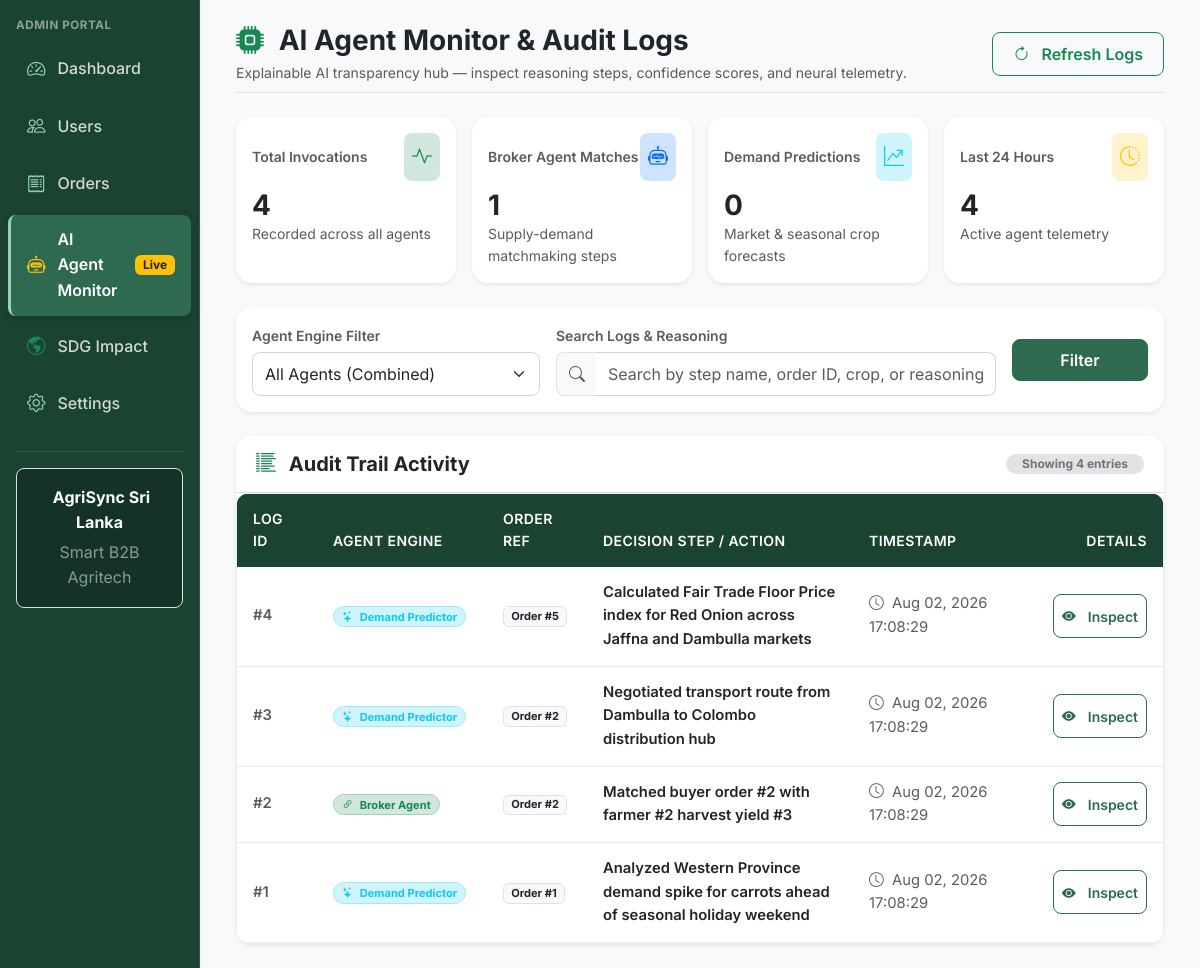
Screenshot of /admin/agent_logs.php (signed in) with the database file from the repository.
### tables this page shows
CREATE TABLE IF NOT EXISTS `agent_logs` (
  `id` int(11) NOT NULL AUTO_INCREMENT,
  `agent_type` varchar(50) NOT NULL,
  `order_id` int(11) DEFAULT NULL,
  `action_step` varchar(255) NOT NULL,
  `log_data` json DEFAULT NULL,
  `created_at` timestamp NOT NULL DEFAULT CURRENT_TIMESTAMP,
  `updated_at` timestamp NOT NULL DEFAULT CURRENT_TIMESTAMP ON UPDATE CURRENT_TIMESTAMP,
  PRIMARY KEY (`id`),
  KEY `agent_type_index` (`agent_type`),
  KEY `order_id_index` (`order_id`),
  CONSTRAINT `fk_log_order` FOREIGN KEY (`order_id`) REFERENCES `order_requests` (`id`) ON DELETE CASCADE
);

### includes/functions.php (called while the page is built, shortened)
<?php
function sanitize(mixed $input): mixed {
    return htmlspecialchars(trim((string)$input), ENT_QUOTES, 'UTF-8');
}

### admin/agent_logs.php (the view, shortened to what this page needs)
<?php
require_once __DIR__ . '/../includes/functions.php';
$selected_agent = sanitize($_GET['agent'] ?? 'all');
$search_query = sanitize($_GET['q'] ?? '');
$logs = [];
$stats = [
    'total_calls' => 0,
    'broker_calls' => 0,
    'demand_calls' => 0,
    'recent_24h_calls' => 0,
];
try {
    $db = getDbConnection();
    $statStmt = $db->query("
        SELECT
            COUNT(*) as total_calls,
            SUM(CASE WHEN agent_type = 'broker' THEN 1 ELSE 0 END) as broker_calls,
            SUM(CASE WHEN agent_type = 'demand_predictor' THEN 1 ELSE 0 END) as demand_calls,
            SUM(CASE WHEN created_at >= NOW() - INTERVAL 24 HOUR THEN 1 ELSE 0 END) as recent_24h_calls
        FROM agent_logs
    ");
    $statsRow = $statStmt->fetch(PDO::FETCH_ASSOC);
    if ($statsRow) {
        $stats = [
            'total_calls' => (int) ($statsRow['total_calls'] ?? 0),
            'broker_calls' => (int) ($statsRow['broker_calls'] ?? 0),
            'demand_calls' => (int) ($statsRow['demand_calls'] ?? 0),
            'recent_24h_calls' => (int) ($statsRow['recent_24h_calls'] ?? 0),
        ];
    }
    $sql = "SELECT id, agent_type, order_id, action_step, log_data, created_at FROM agent_logs WHERE 1=1";
    $sql .= " ORDER BY id DESC LIMIT 100";
    $stmt = $db->prepare($sql);
    $stmt->execute();
    $logs = $stmt->fetchAll(PDO::FETCH_ASSOC);
} catch (Throwable $e) {
    error_log("Admin Agent Logs Error: " . $e->getMessage());
    $error_message = "Unable to fetch live agent logs. Please verify database connectivity.";
}
require_once __DIR__ . '/../includes/header.php';
?>
<div class="d-flex" style="min-height: 100vh;">
    <?php require_once __DIR__ . '/../includes/sidebar.php'; ?>
    <div class="flex-grow-1 bg-light p-4 overflow-auto">
        <div class="container-fluid max-w-7xl">
            <div class="d-flex flex-wrap align-items-center justify-content-between mb-4 pb-2 border-bottom">
                <div>
                    <h1 class="h3 fw-bold text-dark mb-1">
                        <i class="bi bi-cpu-fill text-success me-2"></i> AI Agent Monitor & Audit Logs
                    </h1>
                    <p class="text-muted small mb-0">
                        Explainable AI transparency hub — inspect reasoning steps, confidence scores, and neural telemetry.
                    </p>
                </div>
                <div class="d-flex gap-2 mt-3 mt-md-0">
                    <button type="button" class="btn btn-outline-success d-flex align-items-center rounded-3" onclick="window.location.reload();">
                        <i class="bi bi-arrow-clockwise me-1"></i> Refresh Logs
                    </button>
                </div>
            </div>
            <div class="row g-3 mb-4">
                <div class="col-12 col-sm-6 col-xl-3">
                    <div class="card border-0 shadow-sm rounded-4 h-100 p-3 bg-white">
                        <div class="d-flex align-items-center justify-content-between mb-2">
                            <span class="text-muted small fw-semibold">Total Invocations</span>
                            <div class="p-2 rounded-3 bg-success-subtle text-success">
                                <i class="bi bi-activity fs-5"></i>
                            </div>
                        </div>
                        <h2 class="h3 fw-bold mb-0 text-dark"><?= number_format($stats['total_calls']) ?></h2>
                        <small class="text-muted">Recorded across all agents</small>
                    </div>
                </div>
                <div class="col-12 col-sm-6 col-xl-3">
                    <div class="card border-0 shadow-sm rounded-4 h-100 p-3 bg-white">
                        <div class="d-flex align-items-center justify-content-between mb-2">
                            <span class="text-muted small fw-semibold">Broker Agent Matches</span>
                            <div class="p-2 rounded-3 bg-primary-subtle text-primary">
                                <i class="bi bi-robot fs-5"></i>
                            </div>
                        </div>
                        <h2 class="h3 fw-bold mb-0 text-dark"><?= number_format($stats['broker_calls']) ?></h2>
                        <small class="text-muted">Supply-demand matchmaking steps</small>
                    </div>
                </div>
                <div class="col-12 col-sm-6 col-xl-3">
                    <div class="card border-0 shadow-sm rounded-4 h-100 p-3 bg-white">
                        <div class="d-flex align-items-center justify-content-between mb-2">
                            <span class="text-muted small fw-semibold">Demand Predictions</span>
                            <div class="p-2 rounded-3 bg-info-subtle text-info">
                                <i class="bi bi-graph-up-arrow fs-5"></i>
                            </div>
                        </div>
                        <h2 class="h3 fw-bold mb-0 text-dark"><?= number_format($stats['demand_calls']) ?></h2>
                        <small class="text-muted">Market & seasonal crop forecasts</small>
                    </div>
                </div>
                <div class="col-12 col-sm-6 col-xl-3">
                    <div class="card border-0 shadow-sm rounded-4 h-100 p-3 bg-white">
                        <div class="d-flex align-items-center justify-content-between mb-2">
                            <span class="text-muted small fw-semibold">Last 24 Hours</span>
                            <div class="p-2 rounded-3 bg-warning-subtle text-warning">
                                <i class="bi bi-clock-history fs-5"></i>
                            </div>
                        </div>
                        <h2 class="h3 fw-bold mb-0 text-dark"><?= number_format($stats['recent_24h_calls']) ?></h2>
                        <small class="text-muted">Active agent telemetry</small>
                    </div>
                </div>
            </div>
            <div class="card border-0 shadow-sm rounded-4 p-3 mb-4 bg-white">
                <form method="GET" action="agent_logs.php" class="row g-3 align-items-center">
                    <div class="col-12 col-md-4">
                        <label class="form-label small text-muted mb-1 fw-semibold">Agent Engine Filter</label>
                        <select name="agent" class="form-select rounded-3" onchange="this.form.submit()">
                            <option value="all" <?= $selected_agent === 'all' ? 'selected' : '' ?>>All Agents (Combined)</option>
                        </select>
                    </div>
                    <div class="col-12 col-md-6">
                        <label class="form-label small text-muted mb-1 fw-semibold">Search Logs & Reasoning</label>
                        <div class="input-group">
                            <span class="input-group-text bg-light border-end-0 rounded-start-3"><i class="bi bi-search text-muted"></i></span>
                            <input type="text" name="q" class="form-control border-start-0 rounded-end-3" placeholder="Search by step name, order ID, crop, or reasoning keyword..." value="<?= htmlspecialchars($search_query, ENT_QUOTES, 'UTF-8') ?>">
                        </div>
                    </div>
                    <div class="col-12 col-md-2 d-flex align-items-end">
                        <button type="submit" class="btn btn-primary w-100 rounded-3" style="min-height: 40px;">
                            Filter
                        </button>
                    </div>
                </form>
            </div>
            <div class="card border-0 shadow-sm rounded-4 overflow-hidden bg-white">
                <div class="card-header bg-white py-3 border-bottom d-flex align-items-center justify-content-between">
                    <h5 class="card-title fw-bold mb-0 text-dark">
                        <i class="bi bi-list-columns-reverse text-success me-2"></i> Audit Trail Activity
                    </h5>
                    <span class="badge bg-secondary-subtle text-secondary rounded-pill px-3 py-1">
                        Showing <?= count($logs) ?> entries
                    </span>
                </div>
                <div class="table-responsive">
                    <table class="table table-hover align-middle mb-0">
                        <thead class="table-light">
                            <tr>
                                <th scope="col" style="width: 80px;">Log ID</th>
                                <th scope="col" style="width: 170px;">Agent Engine</th>
                                <th scope="col" style="width: 100px;">Order Ref</th>
                                <th scope="col">Decision Step / Action</th>
                                <th scope="col" style="width: 180px;">Timestamp</th>
                                <th scope="col" class="text-end" style="width: 130px;">Details</th>
                            </tr>
                        </thead>
                        <tbody>
                            <?php if (empty($logs)): ?>
                                <tr>
                                    <td colspan="6" class="text-center py-5 text-muted">
                                        <i class="bi bi-inbox fs-1 d-block mb-2 text-muted"></i>
                                        No agent activity logs recorded matching your filter.
                                    </td>
                                </tr>
                            <?php else: ?>
                                <?php foreach ($logs as $log): ?>
                                    <?php
                                        $is_broker = ($log['agent_type'] === 'broker');
                                        $badge_class = $is_broker ? 'bg-success-subtle text-success border border-success-subtle' : 'bg-info-subtle text-info border border-info-subtle';
                                        $agent_label = $is_broker ? 'Broker Agent' : 'Demand Predictor';
                                        $log_json = !empty($log['log_data']) ? json_encode(json_decode($log['log_data']), JSON_PRETTY_PRINT | JSON_UNESCAPED_SLASHES | JSON_UNESCAPED_UNICODE) : '{}';
                                    ?>
                                    <tr>
                                        <td class="text-muted fw-semibold">#<?= (int)$log['id'] ?></td>
                                        <td>
                                            <span class="badge rounded-pill <?= $badge_class ?> px-2 py-1">
                                                <i class="bi <?= $is_broker ? 'bi-link-45deg' : 'bi-stars' ?> me-1"></i> <?= $agent_label ?>
                                            </span>
                                        </td>
                                        <td>
                                            <?php if (!empty($log['order_id'])): ?>
                                                <span class="badge bg-light text-dark border">Order #<?= (int)$log['order_id'] ?></span>
                                            <?php else: ?>
                                                <span class="text-muted small">—</span>
                                            <?php endif; ?>
                                        </td>
                                        <td class="fw-semibold text-dark">
                                            <?= htmlspecialchars($log['action_step'], ENT_QUOTES, 'UTF-8') ?>
                                        </td>
                                        <td class="text-muted small">
                                            <i class="bi bi-clock me-1"></i> <?= date('M d, Y H:i:s', strtotime($log['created_at'])) ?>
                                        </td>
                                        <td class="text-end">
                                            <button type="button"
                                                    class="btn btn-sm btn-outline-primary rounded-3 px-2 py-1 d-inline-flex align-items-center"
                                                    data-bs-toggle="modal"
                                                    data-bs-target="#inspectModal"
                                                    data-log-id="<?= (int)$log['id'] ?>"
                                                    data-agent-type="<?= htmlspecialchars($agent_label, ENT_QUOTES, 'UTF-8') ?>"
                                                    data-action-step="<?= htmlspecialchars($log['action_step'], ENT_QUOTES, 'UTF-8') ?>"
                                                    data-timestamp="<?= date('Y-m-d H:i:s', strtotime($log['created_at'])) ?>"
                                                    data-payload="<?= htmlspecialchars($log_json, ENT_QUOTES, 'UTF-8') ?>">
                                                <i class="bi bi-eye-fill me-1"></i> Inspect
                                            </button>
                                        </td>
                                    </tr>
                                <?php endforeach; ?>
                            <?php endif; ?>
                        </tbody>
                    </table>
                </div>
            </div>
        </div>
    </div>
</div>
<?php require_once __DIR__ . '/../includes/footer.php'; ?>

### assets/css/style.css (style rules this page uses)
:root { --clr-primary: #2D6A4F; --clr-primary-dark: #1B4332; --clr-primary-light: #40916C; --clr-accent: #95D5B2; --clr-accent-light: #D8F3DC; --clr-bg: #F8F9FA; --clr-surface: #FFFFFF; --clr-text: #212529; --clr-text-muted: #6C757D; --clr-border: #E9ECEF; --clr-danger: #DC3545; --clr-warning: #FFC107; --clr-info: #0DCAF0; --radius-sm: 8px; --radius-md: 12px; --radius-lg: 16px; --shadow-sm: 0 2px 8px rgba(0, 0, 0, 0.06); --shadow-md: 0 4px 16px rgba(0, 0, 0, 0.08); --shadow-lg: 0 10px 30px rgba(0, 0, 0, 0.12); --transition-fast: all 0.2s ease; }
body { font-family: 'Inter', -apple-system, BlinkMacSystemFont, 'Segoe UI', Roboto, sans-serif; background-color: var(--clr-bg); color: var(--clr-text); line-height: 1.6; -webkit-font-smoothing: antialiased; }
h1, h2, h3, h4, h5, h6 { font-family: 'Inter', sans-serif; font-weight: 700; color: var(--clr-primary-dark); }
h1 { font-size: 1.75rem; }
h2 { font-size: 1.5rem; }
.card, .agri-card { background-color: var(--clr-surface); border: 1px solid var(--clr-border); border-radius: var(--radius-md); box-shadow: var(--shadow-sm); transition: var(--transition-fast); }
.card-header { background-color: transparent; border-bottom: 1px solid var(--clr-border); font-weight: 600; padding: 1rem 1.25rem; }
.btn { border-radius: var(--radius-sm); min-height: 44px; font-weight: 600; display: inline-flex; align-items: center; justify-content: center; gap: 0.5rem; padding: 0.5rem 1.25rem; transition: var(--transition-fast); }
.btn-primary { background-color: var(--clr-primary); border-color: var(--clr-primary); color: #ffffff; }
.btn-outline-primary { color: var(--clr-primary); border-color: var(--clr-primary); }
.form-control, .form-select { border-radius: var(--radius-sm); min-height: 44px; border: 1px solid #ced4da; transition: var(--transition-fast); }
.table-responsive { border-radius: var(--radius-md); overflow: hidden; box-shadow: var(--shadow-sm); border: 1px solid var(--clr-border); background-color: var(--clr-surface); }
.table { margin-bottom: 0; width: 100%; vertical-align: middle; }
.table thead, .table thead tr, .table thead th { background-color: var(--clr-primary-dark) !important; color: #ffffff !important; font-weight: 600; font-size: 0.875rem; text-transform: uppercase; letter-spacing: 0.03em; padding: 0.875rem 1rem; border-bottom: none; }
.table tbody tr { transition: var(--transition-fast); }
.table tbody td { padding: 0.875rem 1rem; color: var(--clr-text); border-bottom: 1px solid var(--clr-border); font-size: 0.925rem; }

### rows the page displays
agent_logs: id "4", agent_type "Demand Predictor", order "5", action_step "Calculated Fair Trade Floor Price index for Red Onion across Jaffna and Dambulla markets", created_at "Aug 02, 2026 17:08:29"
agent_logs: id "3", agent_type "Demand Predictor", order "2", action_step "Negotiated transport route from Dambulla to Colombo distribution hub", created_at "Aug 02, 2026 17:08:29"
agent_logs: id "2", agent_type "Broker Agent", order "2", action_step "Matched buyer order #2 with farmer #2 harvest yield #3", created_at "Aug 02, 2026 17:08:29"
agent_logs: id "1", agent_type "Demand Predictor", order "1", action_step "Analyzed Western Province demand spike for carrots ahead of seasonal holiday weekend", created_at "Aug 02, 2026 17:08:29"

### other values shown
$user_role "ADMIN"
$stats['total_calls'] "4"
$stats['broker_calls'] "1"
$stats['demand_calls'] "0"
$stats['recent_24h_calls'] "4"
count($logs) "4"
